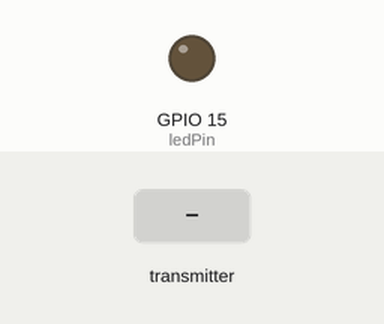
The sketch below on a simulated ESP32. Shown: output pins drawn as LEDs (lit = HIGH). The inputs (shaded band) are chosen by the test bench. No radio packets arrive unless stated.

Above: at 1.2 s.
1.3 s: the transmitter starts sending ledState = 1
At 2.3 s:
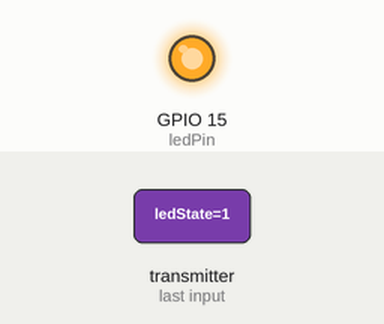
2.8 s: the transmitter starts sending ledState = 0
At 3.4 s:
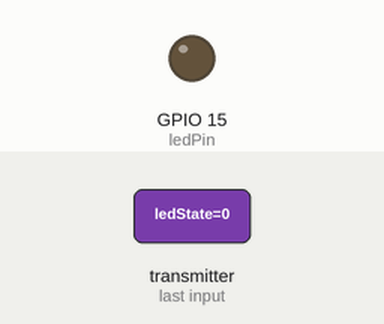
Timing chart, 0 to 5.8 s (numbered marks = the images above; inputs shaded):
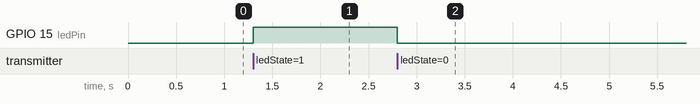

Measured:
- after the input at 1.3 s, GPIO 15 (ledPin): LOW → HIGH at once
- after the input at 2.8 s, GPIO 15 (ledPin): HIGH → LOW at once

The sketch:

receiver.ino
```cpp
#include <SPI.h>
#include <RF24.h>

// Ustawienie pinów dla NRF24L01
RF24 radio(26, 27);  // CE, CSN

// Adresy rurek do komunikacji
const byte address[6] = "00001";

// Definicje pinów
const int ledPin = 15;  // Pin LED
bool ledState = false;

void setup() {
  pinMode(ledPin, OUTPUT);  // Konfiguracja LED

  // Inicjalizacja modułu NRF24L01
  SPI.begin(18, 19, 23, 27);         // SCK, MISO, MOSI, CSN
  radio.begin();
  radio.openReadingPipe(1, address); // Ustawienie adresu do odbioru
  radio.setPALevel(RF24_PA_HIGH);    // Ustawienie mocy odbioru
  radio.startListening();            // Rozpoczęcie nasłuchiwania
}

void loop() {
  // Sprawdzenie, czy jest dostępny pakiet do odczytu
  if (radio.available()) {
    // Odczyt odebranego stanu przycisku
    radio.read(&ledState, sizeof(ledState));

    // Ustawienie stanu LED na podstawie odebranej wartości
    digitalWrite(ledPin, ledState ? HIGH : LOW);
  }
}
```
